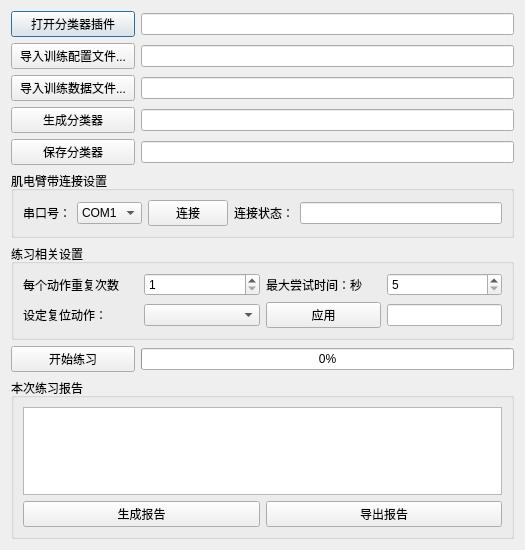
<?xml version="1.0" encoding="UTF-8"?>
<ui version="4.0">
 <class>ExerciseModule</class>
 <widget class="QDialog" name="ExerciseModule">
  <property name="geometry">
   <rect>
    <x>0</x>
    <y>0</y>
    <width>525</width>
    <height>550</height>
   </rect>
  </property>
  <property name="minimumSize">
   <size>
    <width>525</width>
    <height>550</height>
   </size>
  </property>
  <property name="maximumSize">
   <size>
    <width>10000</width>
    <height>10000</height>
   </size>
  </property>
  <property name="windowTitle">
   <string>ExerciseModule</string>
  </property>
  <layout class="QHBoxLayout" name="horizontalLayout_13">
   <item>
    <layout class="QVBoxLayout" name="verticalLayout_2" stretch="1,1,1,1,1,1,1,1,6">
     <item>
      <layout class="QHBoxLayout" name="horizontalLayout_7" stretch="1,3">
       <item>
        <widget class="QPushButton" name="BtnOpenPlugin">
         <property name="text">
          <string>打开分类器插件</string>
         </property>
        </widget>
       </item>
       <item>
        <widget class="QLineEdit" name="LEPluginStatus"/>
       </item>
      </layout>
     </item>
     <item>
      <layout class="QHBoxLayout" name="horizontalLayout_8" stretch="1,3">
       <item>
        <widget class="QPushButton" name="BtnImportConfig">
         <property name="text">
          <string>导入训练配置文件...</string>
         </property>
        </widget>
       </item>
       <item>
        <widget class="QLineEdit" name="LEConfigPath">
         <property name="readOnly">
          <bool>true</bool>
         </property>
        </widget>
       </item>
      </layout>
     </item>
     <item>
      <layout class="QHBoxLayout" name="horizontalLayout_9" stretch="1,3">
       <item>
        <widget class="QPushButton" name="BtnImportData">
         <property name="text">
          <string>导入训练数据文件...</string>
         </property>
        </widget>
       </item>
       <item>
        <widget class="QLineEdit" name="LEDataPath">
         <property name="readOnly">
          <bool>true</bool>
         </property>
        </widget>
       </item>
      </layout>
     </item>
     <item>
      <layout class="QHBoxLayout" name="horizontalLayout_10" stretch="1,3">
       <item>
        <widget class="QPushButton" name="BtnCreateClassifier">
         <property name="text">
          <string>生成分类器</string>
         </property>
        </widget>
       </item>
       <item>
        <widget class="QLineEdit" name="LEClassifierStatus"/>
       </item>
      </layout>
     </item>
     <item>
      <layout class="QHBoxLayout" name="horizontalLayout_11" stretch="1,3">
       <item>
        <widget class="QPushButton" name="BtnSaveClassifier">
         <property name="text">
          <string>保存分类器</string>
         </property>
        </widget>
       </item>
       <item>
        <widget class="QLineEdit" name="LEClassifierSaveStatus">
         <property name="readOnly">
          <bool>true</bool>
         </property>
        </widget>
       </item>
      </layout>
     </item>
     <item>
      <widget class="QGroupBox" name="groupBox">
       <property name="title">
        <string>肌电臂带连接设置</string>
       </property>
       <layout class="QHBoxLayout" name="horizontalLayout_2">
        <item>
         <layout class="QHBoxLayout" name="horizontalLayout">
          <item>
           <widget class="QLabel" name="label">
            <property name="text">
             <string>串口号：</string>
            </property>
           </widget>
          </item>
          <item>
           <widget class="QComboBox" name="cbBox_Armband">
            <item>
             <property name="text">
              <string>COM1</string>
             </property>
            </item>
            <item>
             <property name="text">
              <string>COM2</string>
             </property>
            </item>
            <item>
             <property name="text">
              <string>COM3</string>
             </property>
            </item>
            <item>
             <property name="text">
              <string>COM4</string>
             </property>
            </item>
            <item>
             <property name="text">
              <string>COM5</string>
             </property>
            </item>
            <item>
             <property name="text">
              <string>COM6</string>
             </property>
            </item>
            <item>
             <property name="text">
              <string>COM7</string>
             </property>
            </item>
            <item>
             <property name="text">
              <string>COM8</string>
             </property>
            </item>
            <item>
             <property name="text">
              <string>COM9</string>
             </property>
            </item>
           </widget>
          </item>
          <item>
           <widget class="QPushButton" name="Btn_Connect">
            <property name="text">
             <string>连接</string>
            </property>
           </widget>
          </item>
          <item>
           <widget class="QLabel" name="label_2">
            <property name="text">
             <string>连接状态：</string>
            </property>
           </widget>
          </item>
          <item>
           <widget class="QLineEdit" name="LE_Armband_Status"/>
          </item>
         </layout>
        </item>
       </layout>
      </widget>
     </item>
     <item>
      <widget class="QGroupBox" name="groupBox_2">
       <property name="title">
        <string>练习相关设置</string>
       </property>
       <layout class="QVBoxLayout" name="verticalLayout_3">
        <item>
         <layout class="QHBoxLayout" name="horizontalLayout_3">
          <item>
           <widget class="QLabel" name="label_3">
            <property name="text">
             <string>每个动作重复次数</string>
            </property>
           </widget>
          </item>
          <item>
           <widget class="QSpinBox" name="spinB_ActionTimes">
            <property name="minimum">
             <number>1</number>
            </property>
            <property name="maximum">
             <number>99</number>
            </property>
           </widget>
          </item>
          <item>
           <widget class="QLabel" name="label_4">
            <property name="text">
             <string>最大尝试时间：秒</string>
            </property>
           </widget>
          </item>
          <item>
           <widget class="QSpinBox" name="spinB_ActionDuration">
            <property name="minimum">
             <number>5</number>
            </property>
            <property name="maximum">
             <number>99</number>
            </property>
           </widget>
          </item>
         </layout>
        </item>
        <item>
         <layout class="QHBoxLayout" name="horizontalLayout_4" stretch="1,1,1,1">
          <item>
           <widget class="QLabel" name="label_5">
            <property name="text">
             <string>设定复位动作：</string>
            </property>
           </widget>
          </item>
          <item>
           <widget class="QComboBox" name="cbBoxReturnAction"/>
          </item>
          <item>
           <widget class="QPushButton" name="Btn_ApplyFingerReturn">
            <property name="text">
             <string>应用</string>
            </property>
           </widget>
          </item>
          <item>
           <widget class="QLineEdit" name="LE_ReturnAction">
            <property name="readOnly">
             <bool>true</bool>
            </property>
           </widget>
          </item>
         </layout>
        </item>
       </layout>
      </widget>
     </item>
     <item>
      <layout class="QHBoxLayout" name="horizontalLayout_12" stretch="1,3">
       <item>
        <widget class="QPushButton" name="Btn_StartExercise">
         <property name="text">
          <string>开始练习</string>
         </property>
        </widget>
       </item>
       <item>
        <widget class="QProgressBar" name="progressBar">
         <property name="value">
          <number>0</number>
         </property>
        </widget>
       </item>
      </layout>
     </item>
     <item>
      <widget class="QGroupBox" name="groupBox_3">
       <property name="title">
        <string>本次练习报告</string>
       </property>
       <layout class="QHBoxLayout" name="horizontalLayout_5">
        <item>
         <layout class="QVBoxLayout" name="verticalLayout">
          <item>
           <widget class="QTableView" name="tbView_Report"/>
          </item>
          <item>
           <layout class="QHBoxLayout" name="horizontalLayout_6">
            <item>
             <widget class="QPushButton" name="Btn_CreateReport">
              <property name="text">
               <string>生成报告</string>
              </property>
             </widget>
            </item>
            <item>
             <widget class="QPushButton" name="BtnExportReport">
              <property name="text">
               <string>导出报告</string>
              </property>
             </widget>
            </item>
           </layout>
          </item>
         </layout>
        </item>
       </layout>
      </widget>
     </item>
    </layout>
   </item>
  </layout>
 </widget>
 <resources/>
 <connections/>
</ui>
